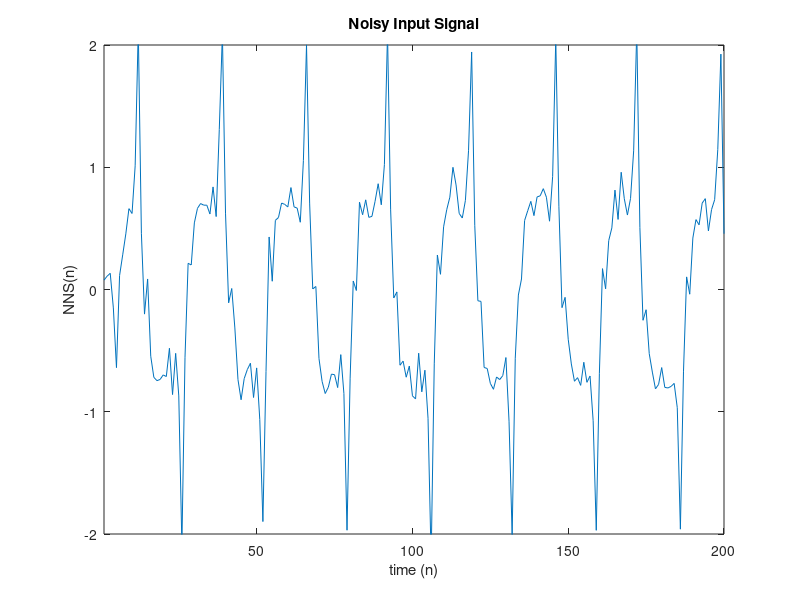

Write MATLAB code to recreate this figure. (Note: this script raises an error after producing the figure.)
%%%%%%%%%%%%%%%%%%%%%%%%%%%%%%%%%%%%%%%%%%%%%%%%%%%
%%%                                             %%%
%%%   Adaptive Channel Equalization (LMS/RLS)   %%%
%%%   ---------------------------------------   %%%
%%%                                             %%%
%%%                 Harris Georgiou             %%%
%%%                                             %%%
%%%%%%%%%%%%%%%%%%%%%%%%%%%%%%%%%%%%%%%%%%%%%%%%%%%



disp('Adaptive Channel Equalization, LMS & RLS adaptive filters');

%... initialize constants and variables ...%
clear all;

disp('Initializing variables');

N=200;         % number of samples
M=31;          % filter order
D=25;          % tap delay

H=[0.04 -0.05 0.07 -0.21 -0.5 0.72 0.36 0.0 0.21 0.03 0.07];
HN=size(H);
SNRdb=10;      % selected SNR level for receiver noise

for i=1:N, s(i)=cos((i-1)*0.075*pi+0.001*randn); end;
for i=1:N,
    if (s(i)>=0) s(i)=1; else s(i)=-1; end;
end;

%... plot original signal ...%
disp('Creating original signal plot');
figure(1);
plot(s);
axis([1,N,-2,2]);
xlabel('time (n)');
ylabel('S(n)');
title('Original Signal');
disp('...<press any key to continue>...');
pause;

ns=filter(H,1,s);

%... plot noisy signal signal ...%
%Hsqr=H.^2; HSS=0;
%for i=1:HN, HSS=HSS+Hsqr(i); end
%v=sqrt(HSS/(10^(SNRdb/10)));
%HSS
v=1/(10^(SNRdb/10));
rcvn_var=v
for i=1:N, nns(i)=ns(i)+randn*v; end;

%... plot noisy input signal ...%
disp('Creating noisy input signal');
figure(1);
plot(nns);
axis([1,N,-2,2]);
xlabel('time (n)');
ylabel('NNS(n)');
title('Noisy Input Signal');
disp('...<press any key to continue>...');
pause;


%--------  LMS recursive adaptation  --------%

%... begin LMS iterations ...%
disp(' ');
disp('Beginning LMS iterations...');

Ins=nns; Des=s;

min_mstep=0.001; max_mstep=filt_tip(Ins,M);
if max_mstep>1 max_mstep=1; end;
step_mstep=(max_mstep-min_mstep)/20;

[MS,ME,BMP]=filt_mst(Ins,Des,M,D,min_mstep,max_mstep,step_mstep,1);
%... plot LMS error vs mstep ...%
figure(2);
plot(MS,ME,'g');
xlabel('mstep');
ylabel('MSE');
title('LMS Error');
disp('...<press any key to continue>...');
pause;

mstep=MS(BMP);
[W1,E1]=filt_lms(Ins,Des,M,D,mstep,1);

disp('Best LMS configuration:');
mstep
W1

%... plot LMS error ...%
ens=abs(E1); fns=ens(M+D:N);
disp('Creating LMS error plot');
figure(2);
plot(fns);
xlabel('time (n)');
ylabel('MSE(n)');
title('LMS Error');
disp('...<press any key to continue>...');
pause;

%... plot restored signal ...%
rs=filter(W1,1,nns);
disp('Creating restored signal');
figure(3);
plot(rs);
axis([1,N,-2,2]);
xlabel('time (n)');
ylabel('rs(n)');
title('Restored Signal');
disp('...<press any key to continue>...');
pause;


%--------  RLS recursive adaptation  --------%

%... begin RLS iterations ...%
disp('Beginning RLS iterations...');

delta=0.001;  lambda = 1.0;
Ins=nns; Des=s;

min_lstep=0.5; step_lstep=0.1; max_lstep=1.0;

[LS,LE,BLP]=filt_lst(Ins,Des,M,D,delta,min_lstep,max_lstep,step_lstep,1);
%... plot RLS error vs mstep ...%
figure(2);
plot(LS,LE,'c');
xlabel('lstep');
ylabel('MSE');
title('RLS Error');
disp('...<press any key to continue>...');
pause;

lambda=LS(BLP);
[W2,E2]=filt_rls(Ins,Des,M,D,delta,lambda,1);

disp('Best RLS configuration:');
lambda
W2

%... plot RLS error ...%
ens=abs(E2); fns=ens(M+D:N);
disp('Creating RLS error plot');
figure(2);
plot(fns);
xlabel('time (n)');
ylabel('MSE(n)');
title('RLS Error');
disp('...<press any key to continue>...');
pause;

%... plot restored signal ...%
rs=filter(W2,1,nns);
disp('Creating restored signal');
figure(3);
plot(rs);
axis([1,N,-2,2]);
xlabel('time (n)');
ylabel('rs(n)');
title('Restored Signal');
disp('...<press any key to continue>...');
pause;


%... plot combined error graph ...%
disp('Creating combined error graph');
idx=[1:1:N-M-D+1]; LMSerr=abs(E1(M+D:N)); RLSerr=abs(E2(M+D:N));
figure(2);
plot(idx,LMSerr,'g',idx,RLSerr,'c');
xlabel('iterations (k)');
ylabel('error(k)');
title('LMS/RLS Error');
%disp('...<press any key to continue>...');
%pause;


disp('Process completed.');


%%%%%%%%%%%%%%%%%%%%%%%%%%%%%%%%%%%%%%%%%%%%%%%%%%%%


